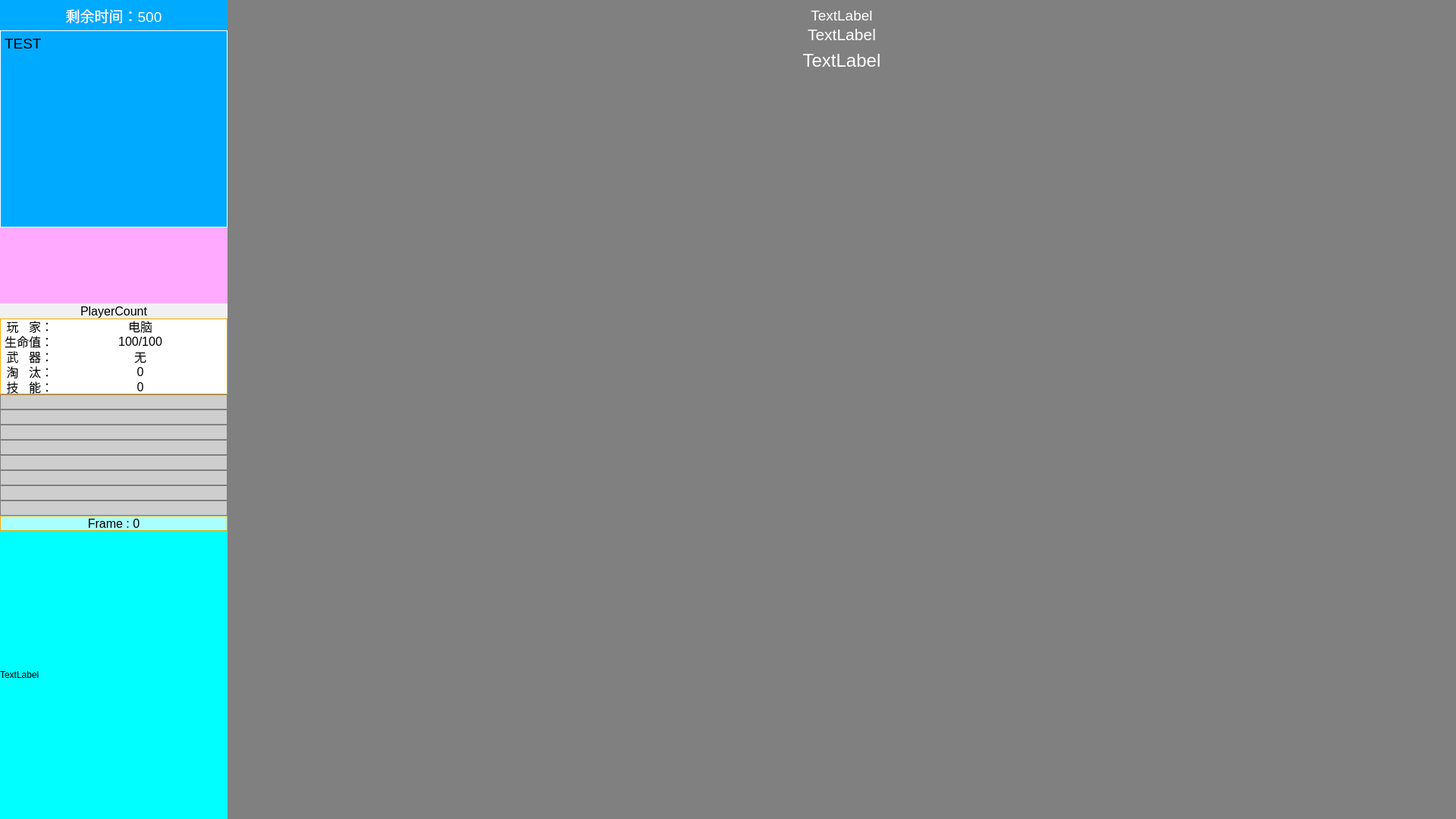
<?xml version="1.0" encoding="UTF-8"?>
<ui version="4.0">
 <class>GameWidget</class>
 <widget class="QWidget" name="GameWidget">
  <property name="geometry">
   <rect>
    <x>0</x>
    <y>0</y>
    <width>1920</width>
    <height>1080</height>
   </rect>
  </property>
  <property name="minimumSize">
   <size>
    <width>1920</width>
    <height>1080</height>
   </size>
  </property>
  <property name="maximumSize">
   <size>
    <width>1920</width>
    <height>1080</height>
   </size>
  </property>
  <property name="windowTitle">
   <string>GameWidget</string>
  </property>
  <property name="styleSheet">
   <string notr="true">GameWidget#GameWidget{
	background:black
}</string>
  </property>
  <widget class="QWidget" name="centralwidget" native="true">
   <property name="geometry">
    <rect>
     <x>0</x>
     <y>0</y>
     <width>1920</width>
     <height>1080</height>
    </rect>
   </property>
   <property name="styleSheet">
    <string notr="true"/>
   </property>
   <widget class="GameScene" name="gameScene" native="true">
    <property name="geometry">
     <rect>
      <x>300</x>
      <y>0</y>
      <width>1620</width>
      <height>1080</height>
     </rect>
    </property>
    <property name="styleSheet">
     <string notr="true">background:grey</string>
    </property>
   </widget>
   <widget class="QLabel" name="introduceLabel">
    <property name="geometry">
     <rect>
      <x>0</x>
      <y>40</y>
      <width>300</width>
      <height>260</height>
     </rect>
    </property>
    <property name="font">
     <font>
      <pointsize>14</pointsize>
     </font>
    </property>
    <property name="styleSheet">
     <string notr="true">background:rgb(0, 170, 255);
border-width: 1px;
border-style: solid;
border-color: white;
color:black;</string>
    </property>
    <property name="text">
     <string>TEST</string>
    </property>
    <property name="alignment">
     <set>Qt::AlignLeading|Qt::AlignLeft|Qt::AlignTop</set>
    </property>
   </widget>
   <widget class="QLabel" name="frameLabel">
    <property name="geometry">
     <rect>
      <x>0</x>
      <y>680</y>
      <width>300</width>
      <height>20</height>
     </rect>
    </property>
    <property name="font">
     <font>
      <pointsize>12</pointsize>
     </font>
    </property>
    <property name="styleSheet">
     <string notr="true">background:rgb(170, 255, 255);
border-width: 1px;
border-style: solid;
border-color: rgb(255, 170, 0);</string>
    </property>
    <property name="text">
     <string>Frame : 0</string>
    </property>
    <property name="alignment">
     <set>Qt::AlignCenter</set>
    </property>
   </widget>
   <widget class="QLabel" name="playerCountLabel">
    <property name="geometry">
     <rect>
      <x>0</x>
      <y>400</y>
      <width>300</width>
      <height>20</height>
     </rect>
    </property>
    <property name="font">
     <font>
      <pointsize>12</pointsize>
     </font>
    </property>
    <property name="styleSheet">
     <string notr="true">background:rgb(241, 241, 241)</string>
    </property>
    <property name="text">
     <string>PlayerCount</string>
    </property>
    <property name="alignment">
     <set>Qt::AlignCenter</set>
    </property>
   </widget>
   <widget class="MusicPlayModule" name="musicPlayModule" native="true">
    <property name="geometry">
     <rect>
      <x>0</x>
      <y>300</y>
      <width>300</width>
      <height>100</height>
     </rect>
    </property>
    <property name="styleSheet">
     <string notr="true">background:rgb(255, 170, 255)</string>
    </property>
   </widget>
   <widget class="QLabel" name="message3Label">
    <property name="geometry">
     <rect>
      <x>710</x>
      <y>10</y>
      <width>800</width>
      <height>20</height>
     </rect>
    </property>
    <property name="font">
     <font>
      <pointsize>14</pointsize>
     </font>
    </property>
    <property name="styleSheet">
     <string notr="true">color:white</string>
    </property>
    <property name="text">
     <string>TextLabel</string>
    </property>
    <property name="alignment">
     <set>Qt::AlignCenter</set>
    </property>
   </widget>
   <widget class="QLabel" name="message2Label">
    <property name="geometry">
     <rect>
      <x>710</x>
      <y>30</y>
      <width>800</width>
      <height>30</height>
     </rect>
    </property>
    <property name="font">
     <font>
      <pointsize>16</pointsize>
     </font>
    </property>
    <property name="styleSheet">
     <string notr="true">color:white</string>
    </property>
    <property name="text">
     <string>TextLabel</string>
    </property>
    <property name="alignment">
     <set>Qt::AlignCenter</set>
    </property>
   </widget>
   <widget class="QLabel" name="message1Label">
    <property name="geometry">
     <rect>
      <x>710</x>
      <y>60</y>
      <width>800</width>
      <height>40</height>
     </rect>
    </property>
    <property name="font">
     <font>
      <pointsize>18</pointsize>
     </font>
    </property>
    <property name="styleSheet">
     <string notr="true">color:white;</string>
    </property>
    <property name="text">
     <string>TextLabel</string>
    </property>
    <property name="alignment">
     <set>Qt::AlignCenter</set>
    </property>
   </widget>
   <widget class="QWidget" name="widget" native="true">
    <property name="geometry">
     <rect>
      <x>0</x>
      <y>520</y>
      <width>300</width>
      <height>160</height>
     </rect>
    </property>
    <property name="styleSheet">
     <string notr="true">background:rgb(206, 206, 206);
border-width: 1px;
border-style: solid;
border-color: gray;</string>
    </property>
    <widget class="QLabel" name="sublabel8">
     <property name="geometry">
      <rect>
       <x>0</x>
       <y>0</y>
       <width>300</width>
       <height>20</height>
      </rect>
     </property>
     <property name="font">
      <font>
       <pointsize>12</pointsize>
      </font>
     </property>
     <property name="styleSheet">
      <string notr="true">padding-left:2px;</string>
     </property>
     <property name="text">
      <string/>
     </property>
    </widget>
    <widget class="QLabel" name="sublabel7">
     <property name="geometry">
      <rect>
       <x>0</x>
       <y>20</y>
       <width>300</width>
       <height>20</height>
      </rect>
     </property>
     <property name="font">
      <font>
       <pointsize>12</pointsize>
      </font>
     </property>
     <property name="styleSheet">
      <string notr="true">padding-left:2px;</string>
     </property>
     <property name="text">
      <string/>
     </property>
    </widget>
    <widget class="QLabel" name="sublabel6">
     <property name="geometry">
      <rect>
       <x>0</x>
       <y>40</y>
       <width>300</width>
       <height>20</height>
      </rect>
     </property>
     <property name="font">
      <font>
       <pointsize>12</pointsize>
      </font>
     </property>
     <property name="styleSheet">
      <string notr="true">padding-left:2px;</string>
     </property>
     <property name="text">
      <string/>
     </property>
    </widget>
    <widget class="QLabel" name="sublabel5">
     <property name="geometry">
      <rect>
       <x>0</x>
       <y>60</y>
       <width>300</width>
       <height>20</height>
      </rect>
     </property>
     <property name="font">
      <font>
       <pointsize>12</pointsize>
      </font>
     </property>
     <property name="styleSheet">
      <string notr="true">padding-left:2px;</string>
     </property>
     <property name="text">
      <string/>
     </property>
    </widget>
    <widget class="QLabel" name="sublabel4">
     <property name="geometry">
      <rect>
       <x>0</x>
       <y>80</y>
       <width>300</width>
       <height>20</height>
      </rect>
     </property>
     <property name="font">
      <font>
       <pointsize>12</pointsize>
      </font>
     </property>
     <property name="styleSheet">
      <string notr="true">padding-left:2px;</string>
     </property>
     <property name="text">
      <string/>
     </property>
    </widget>
    <widget class="QLabel" name="sublabel3">
     <property name="geometry">
      <rect>
       <x>0</x>
       <y>100</y>
       <width>300</width>
       <height>20</height>
      </rect>
     </property>
     <property name="font">
      <font>
       <pointsize>12</pointsize>
      </font>
     </property>
     <property name="styleSheet">
      <string notr="true">padding-left:2px;</string>
     </property>
     <property name="text">
      <string/>
     </property>
    </widget>
    <widget class="QLabel" name="sublabel2">
     <property name="geometry">
      <rect>
       <x>0</x>
       <y>120</y>
       <width>300</width>
       <height>20</height>
      </rect>
     </property>
     <property name="font">
      <font>
       <pointsize>12</pointsize>
      </font>
     </property>
     <property name="styleSheet">
      <string notr="true">padding-left:2px;</string>
     </property>
     <property name="text">
      <string/>
     </property>
    </widget>
    <widget class="QLabel" name="sublabel1">
     <property name="geometry">
      <rect>
       <x>0</x>
       <y>140</y>
       <width>300</width>
       <height>20</height>
      </rect>
     </property>
     <property name="font">
      <font>
       <pointsize>12</pointsize>
      </font>
     </property>
     <property name="styleSheet">
      <string notr="true">padding-left:2px;</string>
     </property>
     <property name="text">
      <string/>
     </property>
    </widget>
   </widget>
   <widget class="QWidget" name="widget_2" native="true">
    <property name="geometry">
     <rect>
      <x>0</x>
      <y>420</y>
      <width>300</width>
      <height>100</height>
     </rect>
    </property>
    <property name="styleSheet">
     <string notr="true">QWidget#widget_2{
	background: white;
	border-width: 1px;
	border-style: solid;
	border-color: rgb(255, 170, 0);
}</string>
    </property>
    <widget class="QLabel" name="label_2">
     <property name="geometry">
      <rect>
       <x>0</x>
       <y>0</y>
       <width>70</width>
       <height>20</height>
      </rect>
     </property>
     <property name="font">
      <font>
       <pointsize>12</pointsize>
      </font>
     </property>
     <property name="text">
      <string>玩   家：</string>
     </property>
     <property name="alignment">
      <set>Qt::AlignRight|Qt::AlignTrailing|Qt::AlignVCenter</set>
     </property>
    </widget>
    <widget class="QLabel" name="label_4">
     <property name="geometry">
      <rect>
       <x>0</x>
       <y>20</y>
       <width>70</width>
       <height>20</height>
      </rect>
     </property>
     <property name="font">
      <font>
       <pointsize>12</pointsize>
      </font>
     </property>
     <property name="text">
      <string>生命值：</string>
     </property>
     <property name="alignment">
      <set>Qt::AlignRight|Qt::AlignTrailing|Qt::AlignVCenter</set>
     </property>
    </widget>
    <widget class="QLabel" name="label_5">
     <property name="geometry">
      <rect>
       <x>0</x>
       <y>40</y>
       <width>70</width>
       <height>20</height>
      </rect>
     </property>
     <property name="font">
      <font>
       <pointsize>12</pointsize>
      </font>
     </property>
     <property name="text">
      <string>武   器：</string>
     </property>
     <property name="alignment">
      <set>Qt::AlignRight|Qt::AlignTrailing|Qt::AlignVCenter</set>
     </property>
    </widget>
    <widget class="QLabel" name="playerNameLabel">
     <property name="geometry">
      <rect>
       <x>70</x>
       <y>0</y>
       <width>230</width>
       <height>20</height>
      </rect>
     </property>
     <property name="font">
      <font>
       <pointsize>12</pointsize>
      </font>
     </property>
     <property name="text">
      <string>电脑</string>
     </property>
     <property name="alignment">
      <set>Qt::AlignCenter</set>
     </property>
    </widget>
    <widget class="QLabel" name="playerHealthLabel">
     <property name="geometry">
      <rect>
       <x>70</x>
       <y>20</y>
       <width>230</width>
       <height>20</height>
      </rect>
     </property>
     <property name="font">
      <font>
       <pointsize>12</pointsize>
      </font>
     </property>
     <property name="text">
      <string>100/100</string>
     </property>
     <property name="alignment">
      <set>Qt::AlignCenter</set>
     </property>
    </widget>
    <widget class="QLabel" name="firearmsWeaponLabel">
     <property name="geometry">
      <rect>
       <x>70</x>
       <y>40</y>
       <width>230</width>
       <height>20</height>
      </rect>
     </property>
     <property name="font">
      <font>
       <pointsize>12</pointsize>
      </font>
     </property>
     <property name="text">
      <string>无</string>
     </property>
     <property name="alignment">
      <set>Qt::AlignCenter</set>
     </property>
    </widget>
    <widget class="QLabel" name="label_9">
     <property name="geometry">
      <rect>
       <x>0</x>
       <y>60</y>
       <width>70</width>
       <height>20</height>
      </rect>
     </property>
     <property name="font">
      <font>
       <pointsize>12</pointsize>
      </font>
     </property>
     <property name="text">
      <string>淘   汰：</string>
     </property>
     <property name="alignment">
      <set>Qt::AlignRight|Qt::AlignTrailing|Qt::AlignVCenter</set>
     </property>
    </widget>
    <widget class="QLabel" name="disuseLabel">
     <property name="geometry">
      <rect>
       <x>70</x>
       <y>60</y>
       <width>230</width>
       <height>20</height>
      </rect>
     </property>
     <property name="font">
      <font>
       <pointsize>12</pointsize>
      </font>
     </property>
     <property name="text">
      <string>0</string>
     </property>
     <property name="alignment">
      <set>Qt::AlignCenter</set>
     </property>
    </widget>
    <widget class="QLabel" name="label_10">
     <property name="geometry">
      <rect>
       <x>0</x>
       <y>80</y>
       <width>70</width>
       <height>20</height>
      </rect>
     </property>
     <property name="font">
      <font>
       <pointsize>12</pointsize>
      </font>
     </property>
     <property name="text">
      <string>技   能：</string>
     </property>
     <property name="alignment">
      <set>Qt::AlignRight|Qt::AlignTrailing|Qt::AlignVCenter</set>
     </property>
    </widget>
    <widget class="QLabel" name="skillLabel">
     <property name="geometry">
      <rect>
       <x>70</x>
       <y>80</y>
       <width>230</width>
       <height>20</height>
      </rect>
     </property>
     <property name="font">
      <font>
       <pointsize>12</pointsize>
      </font>
     </property>
     <property name="text">
      <string>0</string>
     </property>
     <property name="alignment">
      <set>Qt::AlignCenter</set>
     </property>
    </widget>
   </widget>
   <widget class="QLabel" name="timeLabel">
    <property name="geometry">
     <rect>
      <x>0</x>
      <y>0</y>
      <width>300</width>
      <height>40</height>
     </rect>
    </property>
    <property name="font">
     <font>
      <pointsize>14</pointsize>
     </font>
    </property>
    <property name="styleSheet">
     <string notr="true">background:rgb(0, 170, 255);
color:white;</string>
    </property>
    <property name="text">
     <string>剩余时间：500</string>
    </property>
    <property name="alignment">
     <set>Qt::AlignCenter</set>
    </property>
   </widget>
   <widget class="SummaryWidgetModule" name="summaryWidgetModule" native="true">
    <property name="geometry">
     <rect>
      <x>560</x>
      <y>140</y>
      <width>1100</width>
      <height>800</height>
     </rect>
    </property>
    <property name="styleSheet">
     <string notr="true"/>
    </property>
   </widget>
   <widget class="QLabel" name="giftLabel">
    <property name="geometry">
     <rect>
      <x>0</x>
      <y>700</y>
      <width>300</width>
      <height>380</height>
     </rect>
    </property>
    <property name="styleSheet">
     <string notr="true">background:rgb(0, 255, 255)</string>
    </property>
    <property name="text">
     <string>TextLabel</string>
    </property>
   </widget>
  </widget>
 </widget>
 <customwidgets>
  <customwidget>
   <class>GameScene</class>
   <extends>QWidget</extends>
   <header>gamescene.h</header>
  </customwidget>
  <customwidget>
   <class>MusicPlayModule</class>
   <extends>QWidget</extends>
   <header>musicplaymodule.h</header>
  </customwidget>
  <customwidget>
   <class>SummaryWidgetModule</class>
   <extends>QWidget</extends>
   <header>summarywidgetmodule.h</header>
  </customwidget>
 </customwidgets>
 <resources/>
 <connections/>
</ui>
